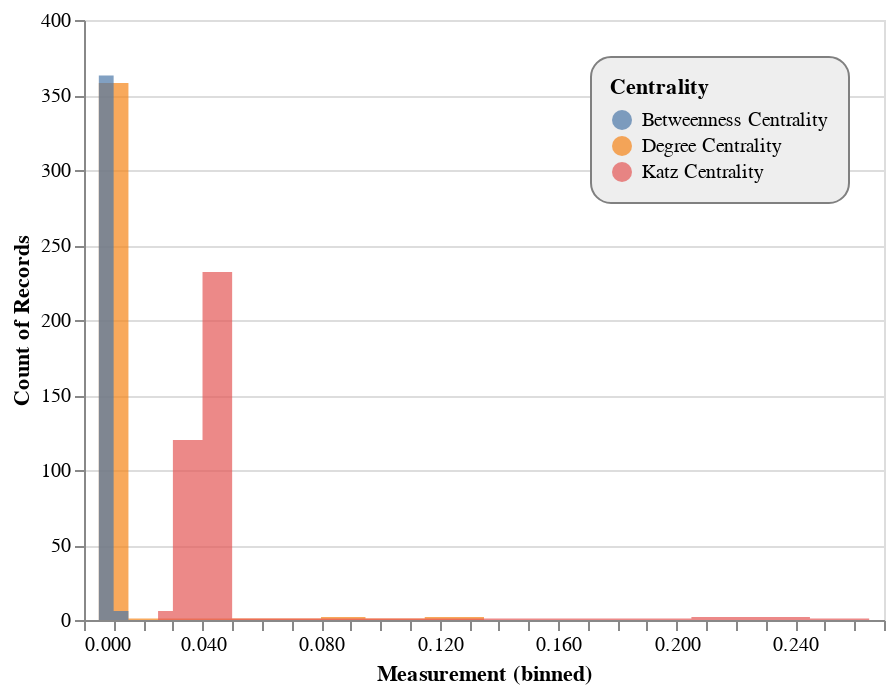

The cell this chart's notebook holds for it:
### Code cell
# Generating Data
source = pd.DataFrame({
    'Degree Centrality': list(lDegCentrality.values()),
#     'Eigenvector Centrality': list(lEigenVectorCentrality.values()),
    'Betweenness Centrality': list(lBetCentrality.values()),
    'Katz Centrality': list(lKatzCentrality.values())
})

chart = alt.Chart(source).transform_fold(
    ['Degree Centrality', 'Betweenness Centrality', 'Katz Centrality'],
    as_=['Centrality', 'Measurement']
).mark_area(
    opacity=0.7,
    interpolate='step'
).encode(
    alt.X('Measurement:Q', bin=alt.Bin(maxbins=50)),
    alt.Y('count()', stack=None),
    alt.Color('Centrality:N')
)

chart.configure_legend(
    strokeColor='gray',
    fillColor='#EEEEEE',
    padding=10,
    cornerRadius=10,
    orient='top-right'
)

### Figure 1 — Vega-Lite specification as saved in the notebook (floating-point values rounded to 4 significant figures; data arrays with more than 128 entries replaced by an {"elided": "..."} marker saying what was removed)
{"$schema": "https://vega.github.io/schema/vega-lite/v3.3.0.json", "config": {"legend": {"cornerRadius": 10, "fillColor": "#EEEEEE", "orient": "top-right", "padding": 10, "strokeColor": "gray"}, "mark": {"tooltip": null}, "view": {"height": 300, "width": 400}}, "data": {"name": "data-9a82cea54d07bf0fe075897d60cd9221"}, "datasets": {"data-9a82cea54d07bf0fe075897d60cd9221": {"elided": "369 records"}}, "encoding": {"color": {"field": "Centrality", "type": "nominal"}, "x": {"bin": {"maxbins": 50}, "field": "Measurement", "type": "quantitative"}, "y": {"aggregate": "count", "stack": null, "type": "quantitative"}}, "mark": {"interpolate": "step", "opacity": 0.7, "type": "area"}, "transform": [{"as": ["Centrality", "Measurement"], "fold": ["Degree Centrality", "Betweenness Centrality", "Katz Centrality"]}]}
